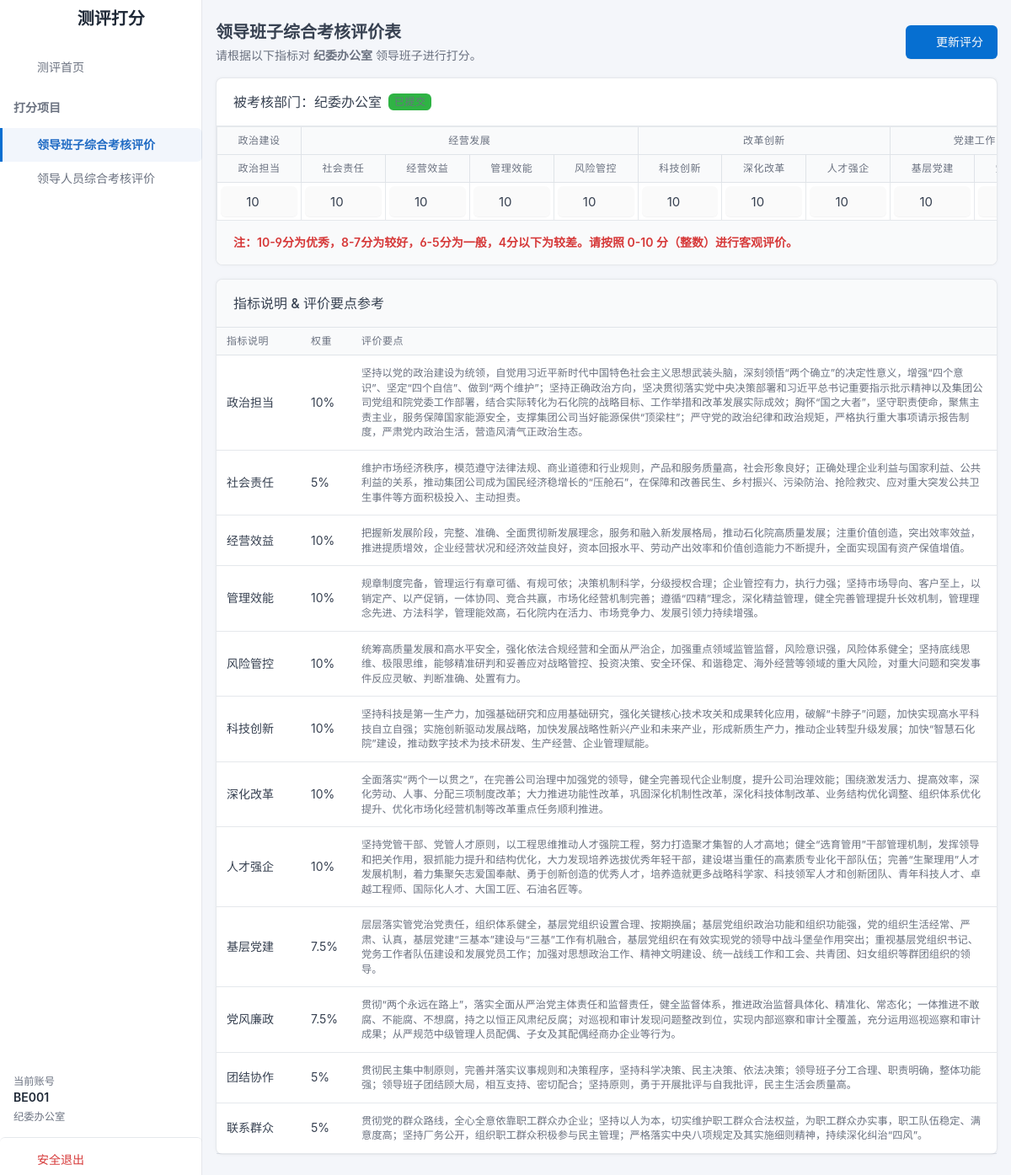
Screenshot of /assessment/team-evaluation (signed in) with the database file from the repository.
### tables this page shows
CREATE TABLE evaluation_accounts (
            id INTEGER PRIMARY KEY AUTOINCREMENT,
            dept_name TEXT NOT NULL,    -- 部门名称
            dept_code TEXT NOT NULL,    -- 部门代码
            account_type TEXT,          -- 账号类型 (院领导/正职/副职/中心基层/其他)
            username TEXT NOT NULL UNIQUE, -- 账号 (A0L001)
            password TEXT NOT NULL,     -- 密码 (明文显示)
            status TEXT DEFAULT '是',   -- 账号状态 ("是"=未提交, "否"=已提交)
            
            updated_at DATETIME DEFAULT CURRENT_TIMESTAMP
        );

CREATE TABLE team_scores (
            id INTEGER PRIMARY KEY AUTOINCREMENT,
            rater_account TEXT,         -- 打分账号 (username)
            target_dept_code TEXT,      -- 被考核部门代码
            
            -- 12项评分
            s_political_resp REAL,
            s_social_resp REAL,
            s_manage_benefit REAL,
            s_manage_effic REAL,
            s_risk_control REAL,
            s_tech_innov REAL,
            s_deep_reform REAL,
            s_talent_strength REAL,
            s_party_build REAL,
            s_party_conduct REAL,
            s_unity REAL,
            s_mass_ties REAL,
            
            total_score REAL,           -- 总分 (后台加权计算后)
            
            created_at DATETIME DEFAULT CURRENT_TIMESTAMP
        );

### app.py (the view)
@app.route('/assessment/team-evaluation')
def assessment_team():
    if session.get('assessor_role') != 'assessor':
        return redirect(url_for('index'))
    if session.get('assessor_dept_type') == '院领导':
        return "您的账号无权访问此页面", 403
    db = get_db()
    rater_account = session.get('assessor_username')
    user_row = db.execute('SELECT dept_code, dept_name FROM evaluation_accounts WHERE username=?', (rater_account,)).fetchone()
    existing_scores = None
    if user_row:
        target_dept_code = user_row['dept_code']
        row = db.execute('SELECT * FROM team_scores WHERE rater_account = ? AND target_dept_code = ? ORDER BY id DESC LIMIT 1',
                         (rater_account, target_dept_code)).fetchone()
        if row:
            existing_scores = dict(row)
    return render_template('assessment_team.html', existing_scores=existing_scores)

### templates/assessment_team.html (shortened to what this page needs)
{% extends "base_assessment.html" %}
{% block content %}
<div class="container-xl">
    <div class="row g-2 align-items-center mb-3">
        <div class="col">
            <h2 class="page-title">领导班子综合考核评价表</h2>
            <div class="text-muted mt-1">
                请根据以下指标对 <strong>{{ session.get('assessor_dept_name', '未知部门') }}</strong> 领导班子进行打分。
            </div>
        </div>
        <div class="col-auto ms-auto">
            <button class="btn btn-primary" onclick="submitScores()">
                <i class="ti ti-send me-2"></i>{% if existing_scores %}更新评分{% else %}提交评分{% endif %}
            </button>
        </div>
    </div>
    <div class="card mb-3">
        <div class="card-header">
            <h3 class="card-title">被考核部门：{{ session.get('assessor_dept_name', '') }}</h3>
            {% if existing_scores %}
            <span class="badge bg-green ms-2">已提交</span>
            {% endif %}
        </div>
        <div class="table-responsive">
            <table class="table table-bordered text-center align-middle mb-0" style="min-width: 1200px;">
                <thead>
                    <tr class="bg-light">
                        <th colspan="1">政治建设</th>
                        <th colspan="4">经营发展</th>
                        <th colspan="3">改革创新</th>
                        <th colspan="2">党建工作</th>
                    </tr>
                    <tr class="bg-white">
                        <th style="min-width: 80px;">政治担当</th>
                        <th style="min-width: 80px;">社会责任</th>
                        <th style="min-width: 80px;">经营效益</th>
                        <th style="min-width: 80px;">管理效能</th>
                        <th style="min-width: 80px;">风险管控</th>
                        <th style="min-width: 80px;">科技创新</th>
                        <th style="min-width: 80px;">深化改革</th>
                        <th style="min-width: 80px;">人才强企</th>
                        <th style="min-width: 80px;">基层党建</th>
                        <th style="min-width: 80px;">党风廉政</th>
                    </tr>
                </thead>
                <tbody>
                    <tr>
                        {% set scores = existing_scores or {} %}
                        <td class="p-1"><input type="number" class="form-control text-center score-input px-1"
                                name="s_political_resp" value="{{ scores.get('s_political_resp', 10) | int }}" min="0"
                                max="10" step="1"></td>
                        <td class="p-1"><input type="number" class="form-control text-center score-input px-1"
                                name="s_social_resp" value="{{ scores.get('s_social_resp', 10) | int }}" min="0"
                                max="10" step="1"></td>
                        <td class="p-1"><input type="number" class="form-control text-center score-input px-1"
                                name="s_manage_benefit" value="{{ scores.get('s_manage_benefit', 10) | int }}" min="0"
                                max="10" step="1"></td>
                        <td class="p-1"><input type="number" class="form-control text-center score-input px-1"
                                name="s_manage_effic" value="{{ scores.get('s_manage_effic', 10) | int }}" min="0"
                                max="10" step="1"></td>
                        <td class="p-1"><input type="number" class="form-control text-center score-input px-1"
                                name="s_risk_control" value="{{ scores.get('s_risk_control', 10) | int }}" min="0"
                                max="10" step="1"></td>
                        <td class="p-1"><input type="number" class="form-control text-center score-input px-1"
                                name="s_tech_innov" value="{{ scores.get('s_tech_innov', 10) | int }}" min="0" max="10"
                                step="1"></td>
                        <td class="p-1"><input type="number" class="form-control text-center score-input px-1"
                                name="s_deep_reform" value="{{ scores.get('s_deep_reform', 10) | int }}" min="0"
                                max="10" step="1"></td>
                        <td class="p-1"><input type="number" class="form-control text-center score-input px-1"
                                name="s_talent_strength" value="{{ scores.get('s_talent_strength', 10) | int }}" min="0"
                                max="10" step="1"></td>
                        <td class="p-1"><input type="number" class="form-control text-center score-input px-1"
                                name="s_party_build" value="{{ scores.get('s_party_build', 10) | int }}" min="0"
                                max="10" step="1"></td>
                        <td class="p-1"><input type="number" class="form-control text-center score-input px-1"
                                name="s_party_conduct" value="{{ scores.get('s_party_conduct', 10) | int }}" min="0"
                                max="10" step="1"></td>
                    </tr>
                </tbody>
            </table>
        </div>
        <div class="card-footer">
            <div class="text-danger fw-bold">
                注：10-9分为优秀，8-7分为较好，6-5分为一般，4分以下为较差。请按照 0-10 分（整数）进行客观评价。
            </div>
        </div>
    </div>
    <div class="card">
        <div class="card-header bg-light">
            <h3 class="card-title">指标说明 & 评价要点参考</h3>
        </div>
        <div class="table-responsive">
            <table class="table table-vcenter">
                <thead>
                    <tr>
                        <th style="width: 100px;">指标说明</th>
                        <th style="width: 60px;">权重</th>
                        <th>评价要点</th>
                    </tr>
                </thead>
                <tbody>
                    <tr>
                        <td>政治担当</td>
                        <td>10%</td>
                        <td class="text-muted small">
                            坚持以党的政治建设为统领，自觉用习近平新时代中国特色社会主义思想武装头脑，深刻领悟“两个确立”的决定性意义，增强“四个意识”、坚定“四个自信”、做到“两个维护”；坚持正确政治方向，坚决贯彻落实党中央决策部署和习近平总书记重要指示批示精神以及集团公司党组和院党委工作部署，结合实际转化为石化院的战略目标、工作举措和改革发展实际成效；胸怀“国之大者”，坚守职责使命，聚焦主责主业，服务保障国家能源安全，支撑集团公司当好能源保供“顶梁柱”；严守党的政治纪律和政治规矩，严格执行重大事项请示报告制度，严肃党内政治生活，营造风清气正政治生态。
                        </td>
                    </tr>
                    <tr>
                        <td>社会责任</td>
                        <td>5%</td>
                        <td class="text-muted small">
                            维护市场经济秩序，模范遵守法律法规、商业道德和行业规则，产品和服务质量高，社会形象良好；正确处理企业利益与国家利益、公共利益的关系，推动集团公司成为国民经济稳增长的“压舱石”，在保障和改善民生、乡村振兴、污染防治、抢险救灾、应对重大突发公共卫生事件等方面积极投入、主动担责。
                        </td>
                    </tr>
                    <tr>
                        <td>经营效益</td>
                        <td>10%</td>
                        <td class="text-muted small">
                            把握新发展阶段，完整、准确、全面贯彻新发展理念，服务和融入新发展格局，推动石化院高质量发展；注重价值创造，突出效率效益，推进提质增效，企业经营状况和经济效益良好，资本回报水平、劳动产出效率和价值创造能力不断提升，全面实现国有资产保值增值。
                        </td>
                    </tr>
                    <tr>
                        <td>管理效能</td>
                        <td>10%</td>
                        <td class="text-muted small">
                            规章制度完备，管理运行有章可循、有规可依；决策机制科学，分级授权合理；企业管控有力，执行力强；坚持市场导向、客户至上，以销定产、以产促销，一体协同、竞合共赢，市场化经营机制完善；遵循“四精”理念，深化精益管理，健全完善管理提升长效机制，管理理念先进、方法科学，管理能效高，石化院内在活力、市场竞争力、发展引领力持续增强。
                        </td>
                    </tr>
                    <tr>
                        <td>风险管控</td>
                        <td>10%</td>
                        <td class="text-muted small">
                            统筹高质量发展和高水平安全，强化依法合规经营和全面从严治企，加强重点领域监管监督，风险意识强，风险体系健全；坚持底线思维、极限思维，能够精准研判和妥善应对战略管控、投资决策、安全环保、和谐稳定、海外经营等领域的重大风险，对重大问题和突发事件反应灵敏、判断准确、处置有力。
                        </td>
                    </tr>
                    <tr>
                        <td>科技创新</td>
                        <td>10%</td>
                        <td class="text-muted small">
                            坚持科技是第一生产力，加强基础研究和应用基础研究，强化关键核心技术攻关和成果转化应用，破解“卡脖子”问题，加快实现高水平科技自立自强；实施创新驱动发展战略，加快发展战略性新兴产业和未来产业，形成新质生产力，推动企业转型升级发展；加快“智慧石化院”建设，推动数字技术为技术研发、生产经营、企业管理赋能。
                        </td>
                    </tr>
                    <tr>
                        <td>深化改革</td>
                        <td>10%</td>
                        <td class="text-muted small">
                            全面落实“两个一以贯之”，在完善公司治理中加强党的领导，健全完善现代企业制度，提升公司治理效能；围绕激发活力、提高效率，深化劳动、人事、分配三项制度改革；大力推进功能性改革，巩固深化机制性改革，深化科技体制改革、业务结构优化调整、组织体系优化提升、优化市场化经营机制等改革重点任务顺利推进。
                        </td>
                    </tr>
                    <tr>
                        <td>人才强企</td>
                        <td>10%</td>
                        <td class="text-muted small">
                            坚持党管干部、党管人才原则，以工程思维推动人才强院工程，努力打造聚才集智的人才高地；健全“选育管用”干部管理机制，发挥领导和把关作用，狠抓能力提升和结构优化，大力发现培养选拔优秀年轻干部，建设堪当重任的高素质专业化干部队伍；完善“生聚理用”人才发展机制，着力集聚矢志爱国奉献、勇于创新创造的优秀人才，培养造就更多战略科学家、科技领军人才和创新团队、青年科技人才、卓越工程师、国际化人才、大国工匠、石油名匠等。
                        </td>
                    </tr>
                    <tr>
                        <td>基层党建</td>
                        <td>7.5%</td>
                        <td class="text-muted small">
                            层层落实管党治党责任，组织体系健全，基层党组织设置合理、按期换届；基层党组织政治功能和组织功能强，党的组织生活经常、严肃、认真，基层党建“三基本”建设与“三基”工作有机融合，基层党组织在有效实现党的领导中战斗堡垒作用突出；重视基层党组织书记、党务工作者队伍建设和发展党员工作；加强对思想政治工作、精神文明建设、统一战线工作和工会、共青团、妇女组织等群团组织的领导。
                        </td>
                    </tr>
                    <tr>
                        <td>党风廉政</td>
                        <td>7.5%</td>
                        <td class="text-muted small">
                            贯彻“两个永远在路上”，落实全面从严治党主体责任和监督责任，健全监督体系，推进政治监督具体化、精准化、常态化；一体推进不敢腐、不能腐、不想腐，持之以恒正风肃纪反腐；对巡视和审计发现问题整改到位，实现内部巡察和审计全覆盖，充分运用巡视巡察和审计成果；从严规范中级管理人员配偶、子女及其配偶经商办企业等行为。
                        </td>
                    </tr>
                    <tr>
                        <td>团结协作</td>
                        <td>5%</td>
                        <td class="text-muted small">
                            贯彻民主集中制原则，完善并落实议事规则和决策程序，坚持科学决策、民主决策、依法决策；领导班子分工合理、职责明确，整体功能强；领导班子团结顾大局，相互支持、密切配合；坚持原则，勇于开展批评与自我批评，民主生活会质量高。
                        </td>
                    </tr>
                    <tr>
                        <td>联系群众</td>
                        <td>5%</td>
                        <td class="text-muted small">
                            贯彻党的群众路线，全心全意依靠职工群众办企业；坚持以人为本，切实维护职工群众合法权益，为职工群众办实事，职工队伍稳定、满意度高；坚持厂务公开，组织职工群众积极参与民主管理；严格落实中央八项规定及其实施细则精神，持续深化纠治“四风”。
                        </td>
                    </tr>
                </tbody>
            </table>
        </div>
    </div>
</div>
{% endblock %}

### templates/base_assessment.html (shortened to what this page needs)
<!doctype html>
<html lang="zh-CN">
<head>
    <link rel="stylesheet" href="{{ url_for('static', filename='css/tabler.min.css') }}">
    <link rel="stylesheet" href="{{ url_for('static', filename='css/tabler-icons.min.css') }}">
</head>
<body class="layout-fluid">
    <div class="page">
        <aside class="navbar navbar-vertical navbar-expand-lg navbar-light">
            <div class="container-fluid">
                <h1 class="navbar-brand navbar-brand-autodark">
                    <a href="/assessment/home"
                        class="text-decoration-none text-primary d-flex align-items-center gap-2">
                        <i class="ti ti-checklist fs-2"></i><span class="text-dark">测评打分</span>
                    </a>
                </h1>
                <div class="collapse navbar-collapse" id="sidebar-menu">
                    <ul class="navbar-nav pt-lg-3">
                        <li class="nav-item {% if request.endpoint == 'assessment_home' %}active{% endif %}">
                            <a class="nav-link" href="{{ url_for('assessment_home') }}"><span
                                    class="nav-link-icon d-md-none d-lg-inline-block"><i
                                        class="ti ti-home"></i></span><span class="nav-link-title">测评首页</span></a>
                        </li>
                        <li class="nav-item">
                            <div class="nav-link disabled text-muted text-uppercase fw-bold mt-2 mb-1">
                                打分项目
                            </div>
                        </li>
                        {% if session.get('assessor_dept_type') != '院领导' %}
                        <li class="nav-item {% if request.endpoint == 'assessment_team' %}active{% endif %}">
                            <a class="nav-link" href="{{ url_for('assessment_team') }}">
                                <span class="nav-link-icon d-md-none d-lg-inline-block"><i
                                        class="ti ti-users"></i></span>
                                <span class="nav-link-title">领导班子综合考核评价</span>
                            </a>
                        </li>
                        <li class="nav-item {% if request.endpoint == 'assessment_personnel' %}active{% endif %}">
                            <a class="nav-link" href="{{ url_for('assessment_personnel') }}">
                                <span class="nav-link-icon d-md-none d-lg-inline-block"><i
                                        class="ti ti-user-star"></i></span>
                                <span class="nav-link-title">领导人员综合考核评价</span>
                            </a>
                        </li>
                        {% endif %}
                        <li class="nav-item mt-auto">
                            <div class="nav-link d-flex flex-column align-items-start py-3">
                                <div class="text-muted small">当前账号</div>
                                <div class="fw-bold text-dark">{{ session.get('assessor_username', 'Unknown') }}</div>
                                <div class="text-muted small mt-1">{{ session.get('assessor_dept_name', '') }}</div>
                            </div>
                            <a class="nav-link text-danger border-top pt-3"
                                href="{{ url_for('logout', type='assessment') }}">
                                <span class="nav-link-icon d-md-none d-lg-inline-block"><i
                                        class="ti ti-logout"></i></span>
                                <span class="nav-link-title">安全退出</span>
                            </a>
                        </li>
                    </ul>
                </div>
            </div>
        </aside>
        <div class="page-wrapper">
            <div class="page-body">
                {% block content %}{% endblock %}
            </div>
        </div>
    </div>
</body>
</html>

### rows the page displays
evaluation_accounts: get "纪委办公室"
team_scores: s_political_resp "10", s_social_resp "10", s_manage_benefit "10", s_manage_effic "10", s_risk_control "10", s_tech_innov "10", s_deep_reform "10", s_talent_strength "10", s_party_build "10", s_party_conduct "10"

### other values shown
{{ session.get('assessor_username', 'Unknown') }} "BE001"
